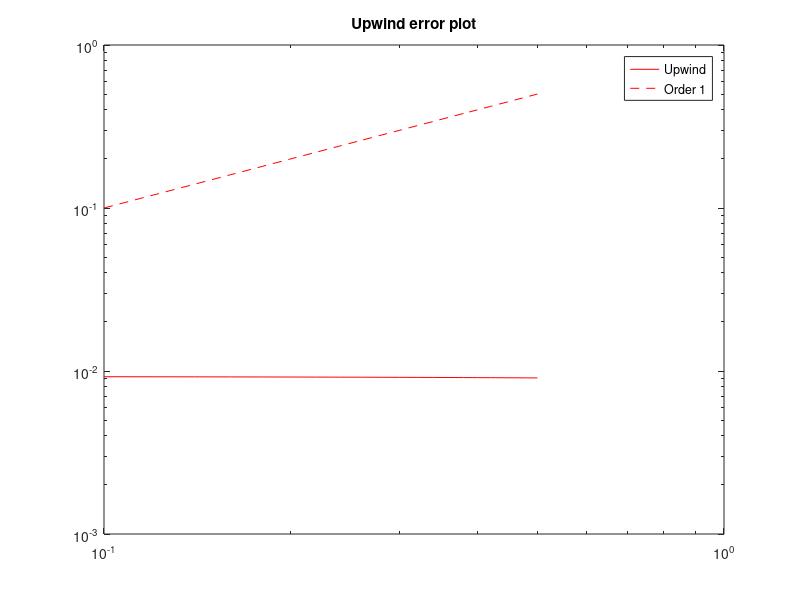

Source code (MATLAB):
clc; clear variables; close all;

Nx = 300;
xvals = linspace(0, 2*pi, Nx + 1)'; % Nx + 1 points
xvals = xvals(1:end-1); % chop off end point
dx = xvals(2) - xvals(1);
tf = 0.3;

Dxx = gallery('tridiag', Nx, 1, -2, 1);
Dx = gallery('tridiag', Nx, -1, 1, 0);

Dxx(1, end) = 1; Dxx(end, 1) = 1; % Periodic BCs
Dx(1, end) = -1;

Dxx = (1/(dx.^2))*Dxx;
Dx = (1/dx)*Dx;

lambdavals = (0.1:0.02:0.5)';
exact = exp(-tf).*sin(xvals-tf);
lambdaLen = numel(lambdavals);
errors = zeros(lambdaLen, 1);

for k = 1:lambdaLen
    dt = lambdavals(k).*dx.^2;
    tvals = (0:dt:tf)';

    if (tvals(end) ~= tf)
        tvals = [tvals; tf];
    end

    u = sin(xvals); % IC
    for n = 2:numel(tvals)
        dt = tvals(n) - tvals(n-1);
        u = (eye(Nx) - (dt*Dxx))\((eye(Nx) - (dt*Dx))*u);
    end

    errors(k) = dx*sum(abs(exact - u));

end

% Temporal error plot
figure(1);
loglog(lambdavals, errors, 'r-'); hold on;
loglog(lambdavals, lambdavals, 'r--');
title('Upwind error plot');
legend('Upwind', 'Order 1');


% SPATIAL ERROR
Nxvals = [40, 80, 160, 320];
errors = zeros(numel(Nxvals), 1);

for k = 1:numel(Nxvals)
    Nx = Nxvals(k);
    xvals = linspace(0, 2*pi, Nx + 1)';
    xvals = xvals(1:end-1);
    exact = exp(-tf).*sin(xvals-tf);
    
    dx = xvals(2) - xvals(1);
    
    Dxx = gallery('tridiag', Nx, 1, -2, 1);
    Dx = gallery('tridiag', Nx, -1, 1, 0);
    
    Dxx(1, end) = 1; Dxx(end, 1) = 1; % Periodic BCs
    Dx(1, end) = -1;
    
    Dxx = (1/(dx.^2))*Dxx;
    Dx = (1/dx)*Dx;

    dt = 0.1*dx.^2;
    tvals = 0:dt:tf;
    if (tvals(end) ~= tf)
        tvals(end) = tf;
    end

    u = sin(xvals); % IC
    for n = 2:numel(tvals)
        dt = tvals(n) - tvals(n-1);
        u = (eye(Nx) - (dt*Dxx))\((eye(Nx) - (dt*Dx))*u);
    end

    errors(k) = dx*sum(abs(exact - u));
end

% Spatial accuracy
disp('Upwind Spatial Accuracy Order = ')
disp(log2(errors(1:end-1)./errors(2:end)))















